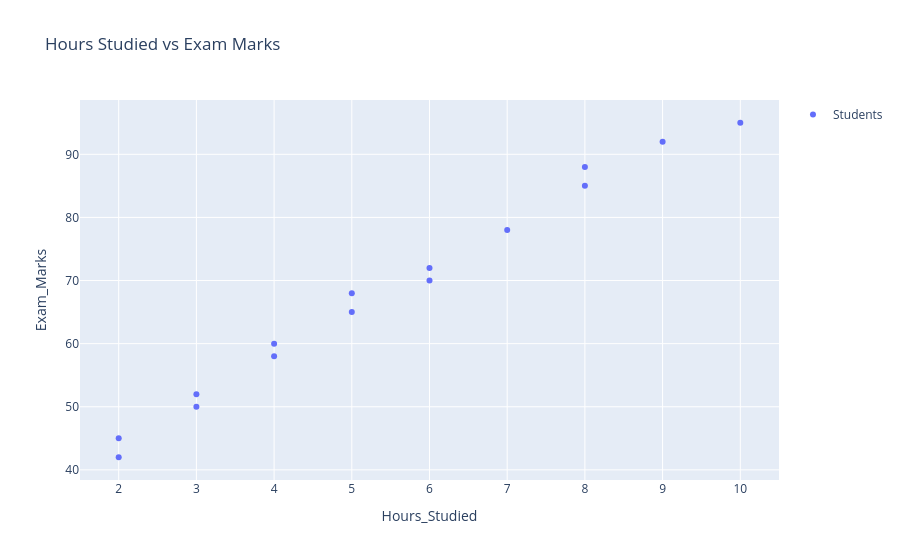

The code cell stored with this chart in its notebook:
### Code cell
students = [
    "Student 1", "Student 2", "Student 3", "Student 4", "Student 5",
    "Student 6", "Student 7", "Student 8", "Student 9", "Student 10",
    "Student 11", "Student 12", "Student 13", "Student 14", "Student 15"
]

hours_studied = [2, 3, 4, 5, 6, 2, 7, 8, 4, 6, 9, 5, 3, 8, 10]

exam_marks = [45, 50, 58, 65, 72, 42, 78, 85, 60, 70, 92, 68, 52, 88, 95]

fig=go.Figure()
fig.add_trace(go.Scatter(
    x=hours_studied,
    y=exam_marks,
    mode="markers",
    text=students,
    name="Students"

))
fig.update_layout(
    title="Hours Studied vs Exam Marks",
    xaxis_title="Hours_Studied",
    yaxis_title="Exam_Marks",
    showlegend=True
)
fig.show()

### Figure 1 — Plotly figure (JSON) as saved in the notebook; plotly's stock layout.template omitted (floating-point values rounded to 4 significant figures)
{"data": [{"mode": "markers", "name": "Students", "text": ["Student 1", "Student 2", "Student 3", "Student 4", "Student 5", "Student 6", "Student 7", "Student 8", "Student 9", "Student 10", "Student 11", "Student 12", "Student 13", "Student 14", "Student 15"], "type": "scatter", "x": [2, 3, 4, 5, 6, 2, 7, 8, 4, 6, 9, 5, 3, 8, 10], "y": [45, 50, 58, 65, 72, 42, 78, 85, 60, 70, 92, 68, 52, 88, 95]}], "layout": {"showlegend": true, "title": {"text": "Hours Studied vs Exam Marks"}, "xaxis": {"title": {"text": "Hours_Studied"}}, "yaxis": {"title": {"text": "Exam_Marks"}}}}
